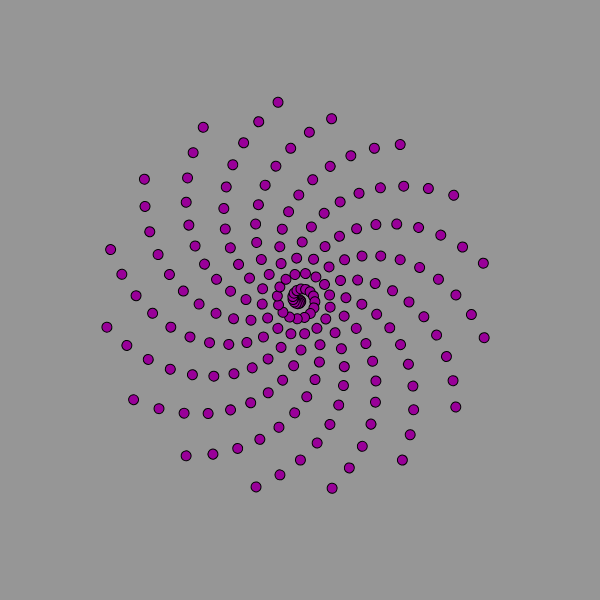
Frame 1 (no input)
Frame 60 (no input): identical to frame 1, image omitted
Frame 120 (the mouse pressed at the canvas centre since frame 60): identical to frame 1, image omitted

The p5.js sketch that drew this single still picture (run headless with seeded random() and noise() and a simulated clock; from frame 60 on, the mouse is pressed at the canvas centre):

// p5.js sketch
// ── sketch.js
function setup() {
  createCanvas(600, 600);
}

function draw() {
  background(150);
  stroke(0);
  fill(153, 0, 153);
  translate(width/2, height/2);
  for (var i = 0; i < 200; i++) {
    rotate(0.4);
    ellipse(i, 0, 10, 10);
  }
}
